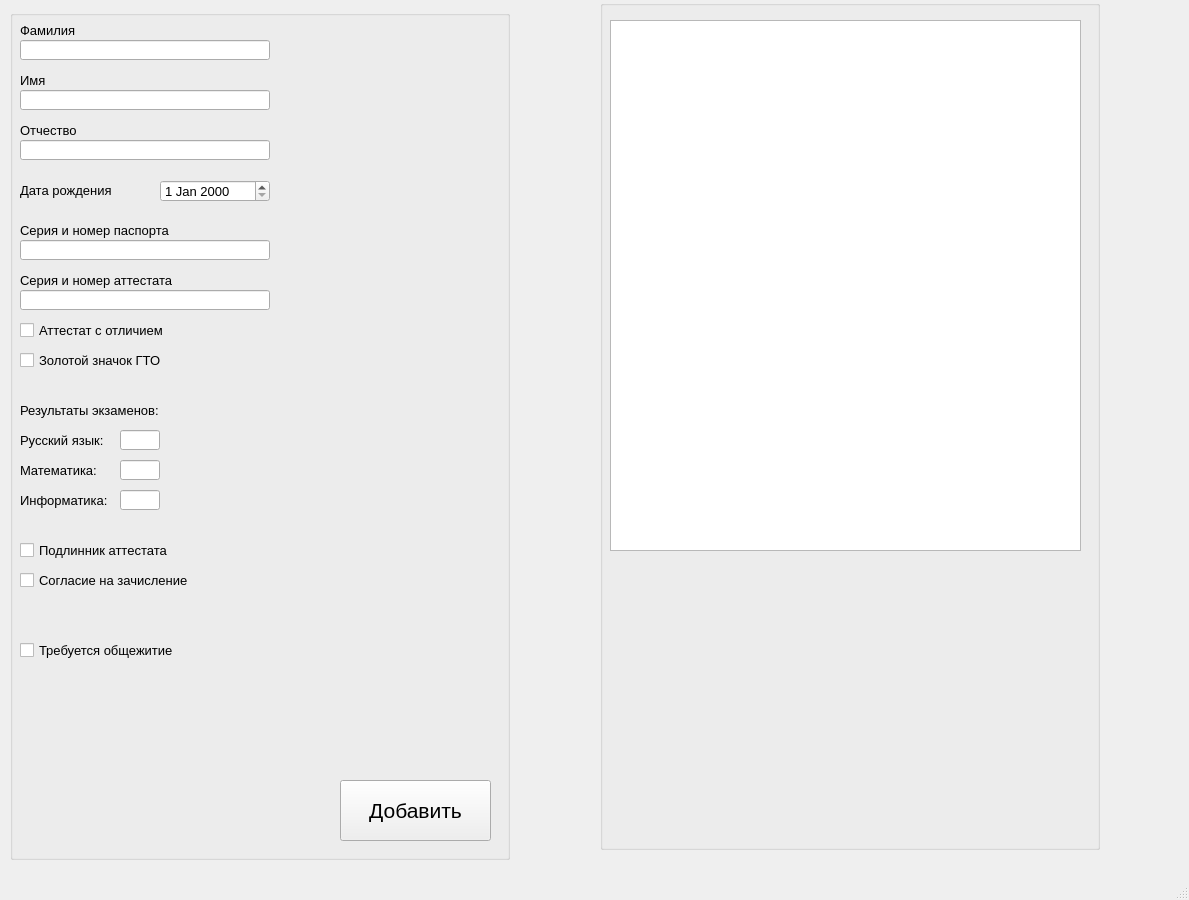
<?xml version="1.0" encoding="UTF-8"?>
<ui version="4.0">
 <class>MainWindow</class>
 <widget class="QMainWindow" name="MainWindow">
  <property name="geometry">
   <rect>
    <x>0</x>
    <y>0</y>
    <width>1189</width>
    <height>900</height>
   </rect>
  </property>
  <property name="windowTitle">
   <string>Учет абитуриентов ИИТ</string>
  </property>
  <widget class="QWidget" name="centralwidget">
   <widget class="QGroupBox" name="group_out_abitur">
    <property name="enabled">
     <bool>true</bool>
    </property>
    <property name="geometry">
     <rect>
      <x>10</x>
      <y>10</y>
      <width>500</width>
      <height>850</height>
     </rect>
    </property>
    <property name="font">
     <font>
      <pointsize>10</pointsize>
     </font>
    </property>
    <property name="title">
     <string/>
    </property>
    <widget class="QLineEdit" name="line_surname">
     <property name="geometry">
      <rect>
       <x>10</x>
       <y>30</y>
       <width>250</width>
       <height>20</height>
      </rect>
     </property>
     <property name="font">
      <font>
       <pointsize>10</pointsize>
      </font>
     </property>
    </widget>
    <widget class="QLineEdit" name="line_name">
     <property name="geometry">
      <rect>
       <x>10</x>
       <y>80</y>
       <width>250</width>
       <height>20</height>
      </rect>
     </property>
     <property name="font">
      <font>
       <pointsize>10</pointsize>
      </font>
     </property>
    </widget>
    <widget class="QLineEdit" name="line_patronymic">
     <property name="geometry">
      <rect>
       <x>10</x>
       <y>130</y>
       <width>250</width>
       <height>20</height>
      </rect>
     </property>
     <property name="font">
      <font>
       <pointsize>10</pointsize>
      </font>
     </property>
    </widget>
    <widget class="QLineEdit" name="line_passport">
     <property name="geometry">
      <rect>
       <x>10</x>
       <y>230</y>
       <width>250</width>
       <height>20</height>
      </rect>
     </property>
     <property name="font">
      <font>
       <pointsize>10</pointsize>
      </font>
     </property>
    </widget>
    <widget class="QLabel" name="label_surname">
     <property name="geometry">
      <rect>
       <x>10</x>
       <y>10</y>
       <width>250</width>
       <height>20</height>
      </rect>
     </property>
     <property name="font">
      <font>
       <pointsize>10</pointsize>
      </font>
     </property>
     <property name="text">
      <string>Фамилия</string>
     </property>
    </widget>
    <widget class="QLabel" name="label_name">
     <property name="geometry">
      <rect>
       <x>10</x>
       <y>60</y>
       <width>250</width>
       <height>20</height>
      </rect>
     </property>
     <property name="font">
      <font>
       <pointsize>10</pointsize>
      </font>
     </property>
     <property name="text">
      <string>Имя</string>
     </property>
    </widget>
    <widget class="QLabel" name="label_patronymic">
     <property name="geometry">
      <rect>
       <x>10</x>
       <y>110</y>
       <width>250</width>
       <height>20</height>
      </rect>
     </property>
     <property name="font">
      <font>
       <pointsize>10</pointsize>
      </font>
     </property>
     <property name="text">
      <string>Отчество</string>
     </property>
    </widget>
    <widget class="QLabel" name="label_passport">
     <property name="geometry">
      <rect>
       <x>10</x>
       <y>210</y>
       <width>250</width>
       <height>20</height>
      </rect>
     </property>
     <property name="font">
      <font>
       <pointsize>10</pointsize>
      </font>
     </property>
     <property name="text">
      <string>Серия и номер паспорта</string>
     </property>
    </widget>
    <widget class="QLineEdit" name="line_diplom">
     <property name="geometry">
      <rect>
       <x>10</x>
       <y>280</y>
       <width>250</width>
       <height>20</height>
      </rect>
     </property>
     <property name="font">
      <font>
       <pointsize>10</pointsize>
      </font>
     </property>
    </widget>
    <widget class="QLabel" name="label_diplom">
     <property name="geometry">
      <rect>
       <x>10</x>
       <y>260</y>
       <width>250</width>
       <height>20</height>
      </rect>
     </property>
     <property name="font">
      <font>
       <pointsize>10</pointsize>
      </font>
     </property>
     <property name="text">
      <string>Серия и номер аттестата</string>
     </property>
    </widget>
    <widget class="QCheckBox" name="check_gold_diplom">
     <property name="geometry">
      <rect>
       <x>10</x>
       <y>310</y>
       <width>250</width>
       <height>20</height>
      </rect>
     </property>
     <property name="font">
      <font>
       <pointsize>10</pointsize>
      </font>
     </property>
     <property name="text">
      <string>Аттестат с отличием</string>
     </property>
    </widget>
    <widget class="QCheckBox" name="check_GTO">
     <property name="geometry">
      <rect>
       <x>10</x>
       <y>340</y>
       <width>250</width>
       <height>20</height>
      </rect>
     </property>
     <property name="text">
      <string>Золотой значок ГТО</string>
     </property>
    </widget>
    <widget class="QCheckBox" name="check_hostel">
     <property name="geometry">
      <rect>
       <x>10</x>
       <y>630</y>
       <width>250</width>
       <height>20</height>
      </rect>
     </property>
     <property name="text">
      <string>Требуется общежитие</string>
     </property>
    </widget>
    <widget class="QCheckBox" name="check_diplom">
     <property name="geometry">
      <rect>
       <x>10</x>
       <y>530</y>
       <width>250</width>
       <height>20</height>
      </rect>
     </property>
     <property name="text">
      <string>Подлинник аттестата</string>
     </property>
    </widget>
    <widget class="QCheckBox" name="check_consent">
     <property name="geometry">
      <rect>
       <x>10</x>
       <y>560</y>
       <width>250</width>
       <height>20</height>
      </rect>
     </property>
     <property name="text">
      <string>Согласие на зачисление</string>
     </property>
    </widget>
    <widget class="QDateEdit" name="date_of_birth">
     <property name="geometry">
      <rect>
       <x>150</x>
       <y>170</y>
       <width>110</width>
       <height>22</height>
      </rect>
     </property>
    </widget>
    <widget class="QLabel" name="label_birth">
     <property name="geometry">
      <rect>
       <x>10</x>
       <y>170</y>
       <width>101</width>
       <height>20</height>
      </rect>
     </property>
     <property name="font">
      <font>
       <pointsize>10</pointsize>
      </font>
     </property>
     <property name="text">
      <string>Дата рождения</string>
     </property>
    </widget>
    <widget class="QPushButton" name="button_append">
     <property name="geometry">
      <rect>
       <x>330</x>
       <y>770</y>
       <width>151</width>
       <height>61</height>
      </rect>
     </property>
     <property name="font">
      <font>
       <pointsize>16</pointsize>
      </font>
     </property>
     <property name="text">
      <string>Добавить</string>
     </property>
    </widget>
    <widget class="QLabel" name="label_result_exam">
     <property name="geometry">
      <rect>
       <x>10</x>
       <y>390</y>
       <width>250</width>
       <height>20</height>
      </rect>
     </property>
     <property name="font">
      <font>
       <pointsize>10</pointsize>
      </font>
     </property>
     <property name="text">
      <string>Результаты экзаменов:</string>
     </property>
    </widget>
    <widget class="QLabel" name="label_russian">
     <property name="geometry">
      <rect>
       <x>10</x>
       <y>420</y>
       <width>90</width>
       <height>20</height>
      </rect>
     </property>
     <property name="font">
      <font>
       <pointsize>10</pointsize>
      </font>
     </property>
     <property name="text">
      <string>Русский язык:</string>
     </property>
    </widget>
    <widget class="QLabel" name="label_math">
     <property name="geometry">
      <rect>
       <x>10</x>
       <y>450</y>
       <width>90</width>
       <height>20</height>
      </rect>
     </property>
     <property name="font">
      <font>
       <pointsize>10</pointsize>
      </font>
     </property>
     <property name="text">
      <string>Математика:</string>
     </property>
    </widget>
    <widget class="QLabel" name="label_inform">
     <property name="geometry">
      <rect>
       <x>10</x>
       <y>480</y>
       <width>90</width>
       <height>20</height>
      </rect>
     </property>
     <property name="font">
      <font>
       <pointsize>10</pointsize>
      </font>
     </property>
     <property name="text">
      <string>Информатика:</string>
     </property>
    </widget>
    <widget class="QLineEdit" name="line_russian">
     <property name="geometry">
      <rect>
       <x>110</x>
       <y>420</y>
       <width>40</width>
       <height>20</height>
      </rect>
     </property>
     <property name="font">
      <font>
       <pointsize>10</pointsize>
      </font>
     </property>
    </widget>
    <widget class="QLineEdit" name="line_math">
     <property name="geometry">
      <rect>
       <x>110</x>
       <y>450</y>
       <width>40</width>
       <height>20</height>
      </rect>
     </property>
     <property name="font">
      <font>
       <pointsize>10</pointsize>
      </font>
     </property>
    </widget>
    <widget class="QLineEdit" name="line_informatics">
     <property name="geometry">
      <rect>
       <x>110</x>
       <y>480</y>
       <width>40</width>
       <height>20</height>
      </rect>
     </property>
     <property name="font">
      <font>
       <pointsize>10</pointsize>
      </font>
     </property>
    </widget>
   </widget>
   <widget class="QGroupBox" name="groupBox_2">
    <property name="geometry">
     <rect>
      <x>600</x>
      <y>0</y>
      <width>500</width>
      <height>850</height>
     </rect>
    </property>
    <property name="title">
     <string/>
    </property>
    <widget class="QTableView" name="tableView">
     <property name="geometry">
      <rect>
       <x>10</x>
       <y>20</y>
       <width>471</width>
       <height>531</height>
      </rect>
     </property>
    </widget>
   </widget>
  </widget>
  <widget class="QMenuBar" name="menubar">
   <property name="geometry">
    <rect>
     <x>0</x>
     <y>0</y>
     <width>1189</width>
     <height>21</height>
    </rect>
   </property>
  </widget>
  <widget class="QStatusBar" name="statusbar"/>
 </widget>
 <resources/>
 <connections/>
</ui>
